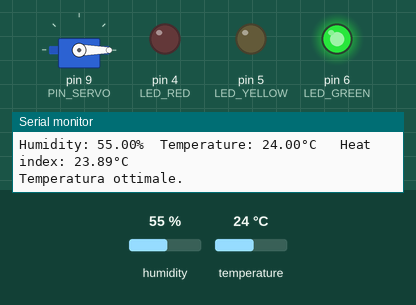
The sketch below on a simulated Arduino Uno, built with avr-gcc and run on an emulated ATmega328P. On the bench: servo, output pins drawn as LEDs (lit = HIGH), the last lines printed to the serial monitor. The test bench sets the inputs (shaded band); at power-on: temperature 24 °C, humidity 55 %.

Above: at 2.8 s.
2.9 s: temperature set to 24.6 °C
7.2 s: temperature set to 25.4 °C
At 10.5 s:
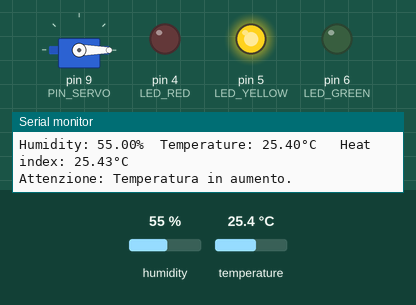
11.5 s: temperature set to 28.3 °C
15.2 s: temperature set to 29.2 °C
At 18.8 s:
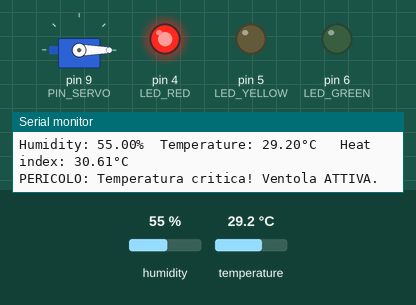
19.5 s: temperature set to 30.8 °C
At 20.54 s:
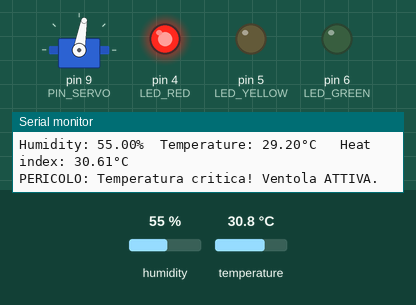
23.0 s: humidity set to 22 %
At 25.21 s:
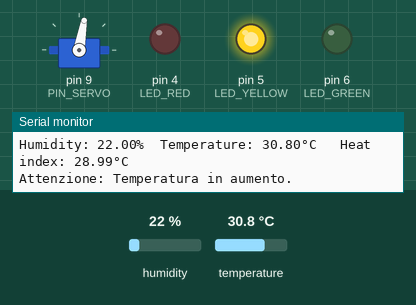
Timing chart, 0 to 28.4 s (numbered marks = the images above; inputs shaded):
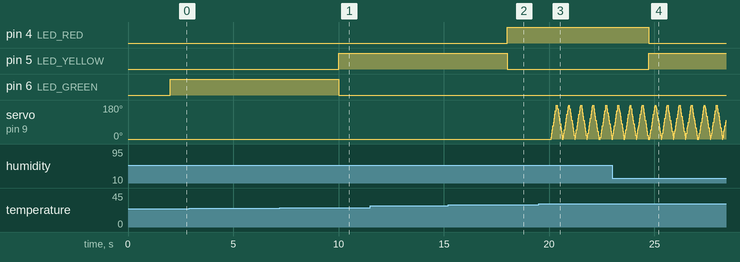

The sketch:

monitoraggio_sensore.ino
```cpp
#include "DHT.h"
#include <Servo.h> //per il servo
#define DHTPIN 2     // Digital pin connected to the DHT sensor

// Uncomment whatever type you're using!
#define DHTTYPE DHT22   // DHT 22
//#define DHTTYPE DHT22   // DHT 22  (AM2302), AM2321
//#define DHTTYPE DHT21   // DHT 21 (AM2301)

DHT dht(DHTPIN, DHTTYPE);
Servo mioServo; // Oggetto per gestire il servomotore

// Definizione dei PIN
const int LED_RED    = 4;
const int LED_YELLOW = 5;
const int LED_GREEN  = 6;
const int PIN_SERVO  = 9; //Servo

// Variabili di temporizzazione e stato
unsigned long lastTime = 0;
int pos = 0;
const long interval = 2000; //2 secondi di intervallo tra le varie letture
bool ventolaAttiva = false; // Stato attuale del "ventilatore"

void setup() {
  Serial.begin(9600);
  Serial.println(F("Sistema di Monitoraggio con Consenso Ventola"));

  // Configurazione LED
  pinMode(LED_GREEN, OUTPUT);
  pinMode(LED_YELLOW, OUTPUT);
  pinMode(LED_RED, OUTPUT);

  // Inizializzazione sensore e servo
  dht.begin();
  mioServo.attach(PIN_SERVO);
  mioServo.write(0); // Posizione iniziale (fermo)
}

void loop() {
  unsigned long currentTime = millis();
  String stato;

  // 1. Logica Sensori e Comunicazione (Ogni 2 secondi)
  if (currentTime - lastTime >= interval) {
    float h = dht.readHumidity();
    float t = dht.readTemperature();
    float hic = dht.computeHeatIndex(t, h, false);

    if (!isnan(h) && !isnan(t)) {
      digitalWrite(LED_RED, LOW);
      digitalWrite(LED_YELLOW, LOW);
      digitalWrite(LED_GREEN, LOW);

      if (hic > 30) {
        stato = "PERICOLO: Temperatura critica! Ventola ATTIVA.";
        digitalWrite(LED_RED, HIGH);
      }
      else if (hic > 25) {
        stato = "Attenzione: Temperatura in aumento.";
        digitalWrite(LED_YELLOW, HIGH);
      }
      else if (hic > 15) {
        stato = "Temperatura ottimale.";
        digitalWrite(LED_GREEN, HIGH);
      }
      else {
        stato = "Temperatura troppo bassa.";
        digitalWrite(LED_RED, HIGH);
      }

      // Invio dati formattati per il programma Python
      Serial.print(("Humidity: "));
      Serial.print(h);
      Serial.print(("%  Temperature: "));
      Serial.print(t);
      Serial.print(("°C "));
      Serial.print(("  Heat index: "));
      Serial.print(hic);
      Serial.println(("°C "));
      Serial.println(stato);
    }
    lastTime = currentTime;
  }

  // 2. Controllo Servo (Automatico basato su soglia)
  float t_check = dht.readTemperature();

  if (t_check > 30) {
    // Il ventilatore gira automaticamente
    for (pos = 0; pos <= 180; pos += 10) {
      mioServo.write(pos);
      delay(15);
    }
    for (pos = 180; pos >= 0; pos -= 10) {
      mioServo.write(pos);
      delay(15);
    }
  } else {
    mioServo.write(0); // Resta fermo se la temperatura è sotto i 30°C
  }
}
```

Measured:
- the behaviour switches between 25 and 25.1 °C on temperature (found by bisection; images 0 and 1)
- the behaviour switches between 28.7 and 28.8 °C on temperature (found by bisection; images 1 and 2)
- the behaviour switches between 30 and 30.1 °C on temperature (found by bisection; images 2 and 3)
- after the input at 7.2 s, pin 5 (LED_YELLOW): LOW → HIGH after 2.8 s; pin 6 (LED_GREEN): HIGH → LOW after 2.8 s
- after the input at 15.2 s, pin 4 (LED_RED): LOW → HIGH after 2.8 s; pin 5 (LED_YELLOW): HIGH → LOW after 2.8 s
- after the input at 23.0 s, pin 4 (LED_RED): HIGH → LOW after 1.7 s; pin 5 (LED_YELLOW): LOW → HIGH after 1.7 s
